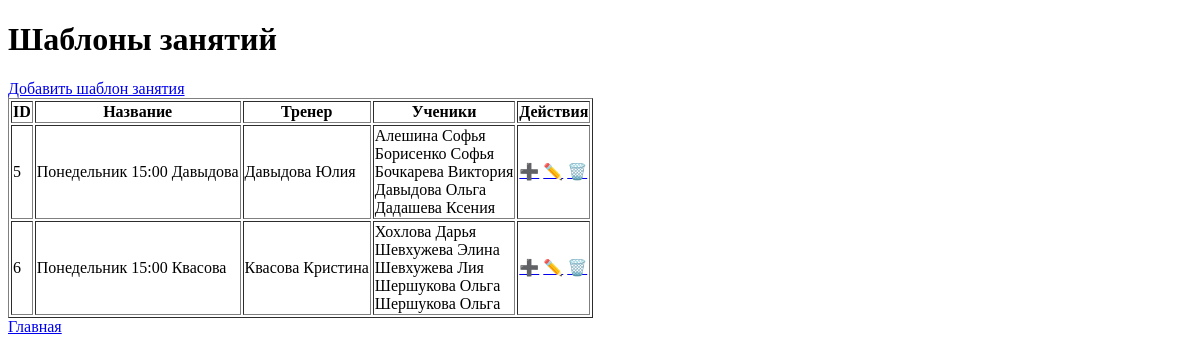
/lesson_templates, run on an earlier commit of the app's database.
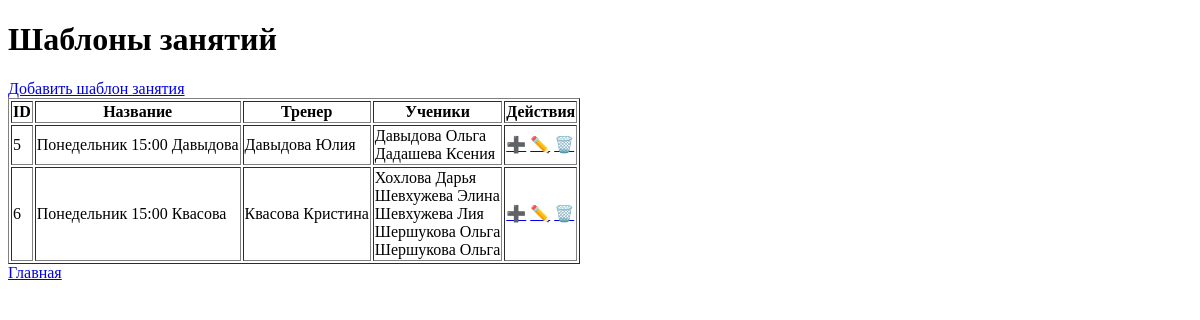
And on a later commit of the database.
### tables this page shows
CREATE TABLE lesson_templates
                   (
                       id INTEGER PRIMARY KEY AUTOINCREMENT,
                       template_name TEXT NOT NULL,
                       coach_id INTEGER NOT NULL,
                       student_ids TEXT
                   );

CREATE TABLE coaches
                   (
                       id INTEGER PRIMARY KEY AUTOINCREMENT,
                       first_name TEXT NOT NULL,
                       last_name TEXT NOT NULL,
                       middle_name TEXT,
                       contacts TEXT,
                       birthday TEXT,
                       lessons_count INTEGER,
                       lessons_paid INTEGER,
                       student_payment INTEGER,
                       additional_info TEXT,
                       creation_date TEXT
                   );

CREATE TABLE students(
            id INTEGER PRIMARY KEY AUTOINCREMENT,
            first_name TEXT NOT NULL,
            last_name TEXT NOT NULL,
            middle_name TEXT,
            contacts TEXT,
            birthday TEXT,
            lessons_count INTEGER,
            additional_info TEXT,
            creation_date TEXT
        );

### app.py (the view)
@app.route("/lesson_templates")
def lesson_templates():
    lesson_templates = db.get_all_lesson_templates()
    students = db.get_all_students()
    coaches = db.get_all_coaches()
    return render_template(
        "lesson_templates.html",
        lesson_templates=lesson_templates,
        students=students,
        coaches=coaches
    )

### database.py (called while the page is built)
def get_connection():
    conn = sqlite3.connect(DB_NAME)
    conn.row_factory = sqlite3.Row
    return conn

def get_all_students():
    conn = get_connection()
    students = conn.execute("SELECT * FROM students ORDER BY last_name ASC").fetchall()
    conn.close()
    return students

def get_all_coaches():
    conn = get_connection()
    coaches = conn.execute("SELECT * FROM coaches").fetchall()
    conn.close()
    return coaches

def get_all_lesson_templates():
    conn = get_connection()
    lesson_templates = conn.execute("SELECT * FROM lesson_templates").fetchall()
    conn.close()
    return lesson_templates

### templates/lesson_templates.html (shortened to what this page needs)
<!DOCTYPE html>
<html lang="ru">
<head>
</head>
<body>
<h1>Шаблоны занятий</h1>
<a href="{{ url_for('add_lesson_template') }}">Добавить шаблон занятия</a>
<table border="1">
<tr>
  <th>ID</th>
  <th>Название</th>
  <th>Тренер</th>
  <th>Ученики</th>
  <th>Действия</th>
</tr>
{% for l in lesson_templates %}
<tr>
  <td>{{ l.id }}</td>
  <td>{{ l.template_name }}</td>
  <td>
    {% for c in coaches %}
      {% if c.id == l.coach_id %}
        {{ c.last_name }} {{ c.first_name }}
      {% endif %}
    {% endfor %}
  </td>
  <td>
    {% set ids = l.student_ids.split(',') %}
    {% for s in students %}
      {% if s.id|string in ids %}
        {{ s.last_name }} {{ s.first_name }}<br>
      {% endif %}
    {% endfor %}
  </td>
  <td>
    <a href="{{ url_for('lesson_done', lesson_id=l.id) }}" title="Добавить в занятия">➕</a>
    <a href="{{ url_for('edit_lesson_template', lesson_template_id=l.id) }}" title="Редактировать">✏️</a>
    <a href="{{ url_for('delete_lesson_template', lesson_template_id=l.id) }}" title="Удалить">🗑️</a>
  </td>
</tr>
{% endfor %}
</table>
<a href="{{ url_for('index') }}">Главная</a>
</body>
</html>

What changed in the data, as far as the page shows it:
removed students: last_name "Алешина", first_name "Софья", shown under lesson_templates "Понедельник 15:00 Давыдова"
removed students: last_name "Борисенко", first_name "Софья", shown under lesson_templates "Понедельник 15:00 Давыдова"
removed students: last_name "Бочкарева", first_name "Виктория", shown under lesson_templates "Понедельник 15:00 Давыдова"
